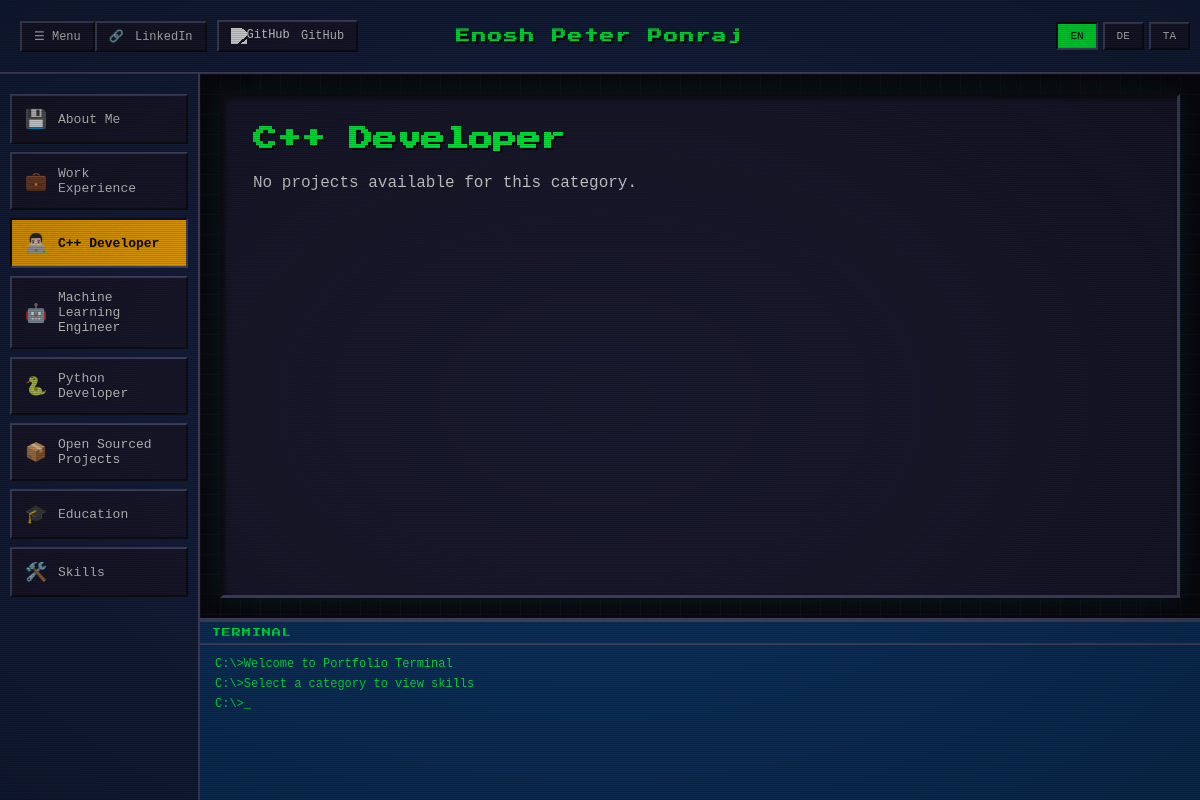
The page /?category=cpp-developer&lang=en on the database its author committed.
### profiles/models.py (models this page shows, shortened)
class Category(models.Model):
    CATEGORY_TYPES = [
        ('special', 'Special Category'),
        ('skill', 'Skill Category'),
    ]
    slug = models.SlugField(unique=True, max_length=50, help_text="Category identifier (e.g., 'about-me', 'cpp-developer')")
    category_type = models.CharField(max_length=10, choices=CATEGORY_TYPES, default='special')
    skills = models.TextField(blank=True, help_text="Skills text to display in console when this category is selected. Use bullet points or plain text.")
    name_en = models.CharField(max_length=100)
    name_de = models.CharField(max_length=100, blank=True)
    name_ta = models.CharField(max_length=100, blank=True)
    icon = models.CharField(max_length=50, blank=True, help_text="Icon emoji or identifier")
    order = models.IntegerField(default=0, help_text="Display order in navigation")
    class Meta:
        verbose_name_plural = "Categories"
        ordering = ['order', 'slug']

### profiles/views.py (the view, shortened to what this page needs)
# urls.py: path("", home_view, name="home"),
def home_view(request):
    if 'lang' in request.GET:
        lang = request.GET.get('lang')
        set_language_in_session(request, lang)
        category = request.GET.get('category', 'about-me')
    language = get_language_from_request(request)
    category_slug = request.GET.get('category', 'about-me')
    all_categories = Category.objects.all().order_by('order')
    profile = None
    category_obj = None
    try:
        category_obj = Category.objects.get(slug=category_slug)
        profile = category_obj.profiles.first()
    except Category.DoesNotExist:
        pass
    if not profile:
        profile = Profile.objects.all().first()
    if not profile:
        pass
    projects = Project.objects.all().order_by('id')
    content_data = {
        'category': category_slug,
        'language': language,
    }
    if category_slug == 'about-me':
        pass
    elif category_slug == 'education':
        content_data['category'] = 'education'
    elif category_slug == 'skills':
        content_data['category'] = 'skills'
        categories_with_skills = all_categories.filter(skills__isnull=False).exclude(skills='')
        content_data['categories_with_skills'] = categories_with_skills
    else:
        if category_obj:
            content_data['category'] = category_slug
            content_data['category_obj'] = category_obj
            if profile:
                content_data['projects'] = projects.filter(profiles=profile)
            else:
                content_data['projects'] = projects.none()  # Empty queryset if no profile
        else:
            content_data['category'] = category_slug
    profile_cv = None
    if profile:
        profile_cv = profile.get_cv(language)
        if not profile_cv:
            profile_cv = profile.cv_file
    context = {
        'profile': profile,
        'profile_cv': profile_cv,
        'categories': all_categories,
        'current_category': category_slug,
        'current_language': language,
        'content_data': content_data,
    }
    return render(request, "home.html", context)

### profiles/models.py (called while the page is built)
    def get_cv(self, language='en'):
        field_name = f'cv_file_{language}'
        cv_file = getattr(self, field_name, None)
        return cv_file or self.cv_file_en

### profiles/utils.py (called while the page is built)
def get_language_from_request(request):
    lang = request.GET.get('lang', None)
    if not lang:
        lang = request.session.get('language', None)
    valid_languages = [code for code, _ in settings.LANGUAGES]
    if lang not in valid_languages:
        lang = 'en'
    return lang

def set_language_in_session(request, language):
    valid_languages = [code for code, _ in settings.LANGUAGES]
    if language in valid_languages:
        request.session['language'] = language
        return True
    return False

### templates/home.html (shortened to what this page needs)
{% extends "base.html" %}
{% load static %}
{% block content %}
  {% if content_data.category == 'about-me' %}
    {% if profile %}
      <div class="about-me-container">
        <div class="about-me-content">
          <h1>{% if current_language == 'de' and profile.title_de %}{{ profile.title_de }}{% elif current_language == 'ta' and profile.title_ta %}{{ profile.title_ta }}{% else %}{{ profile.title_en }}{% endif %}</h1>
          {% if current_language == 'de' and profile.hero_statement_de %}
            <p><strong>{{ profile.hero_statement_de }}</strong></p>
          {% elif current_language == 'ta' and profile.hero_statement_ta %}
            <p><strong>{{ profile.hero_statement_ta }}</strong></p>
          {% elif profile.hero_statement_en %}
            <p><strong>{{ profile.hero_statement_en }}</strong></p>
          {% endif %}
          <p>{% if current_language == 'de' and profile.description_de %}{{ profile.description_de|linebreaks }}{% elif current_language == 'ta' and profile.description_ta %}{{ profile.description_ta|linebreaks }}{% else %}{{ profile.description_en|linebreaks }}{% endif %}</p>
        </div>
        {% if profile.profile_picture %}
          <div class="about-me-image">
            <img src="{{ profile.profile_picture.url }}" alt="Profile Picture" class="profile-picture">
          </div>
        {% endif %}
      </div>
    {% else %}
      <p>Profile content coming soon. Please add a profile in the admin.</p>
    {% endif %}
  {% elif content_data.category == 'education' %}
    <h1>Education</h1>
    <p>Education content coming soon...</p>
  {% else %}
    {% if content_data.category_obj %}
      <h1>{% if current_language == 'de' and content_data.category_obj.name_de %}{{ content_data.category_obj.name_de }}{% elif current_language == 'ta' and content_data.category_obj.name_ta %}{{ content_data.category_obj.name_ta }}{% else %}{{ content_data.category_obj.name_en }}{% endif %}</h1>
      {% if content_data.projects %}
        {% for project in content_data.projects %}
          <div class="project-card">
            <h3>{% if current_language == 'de' and project.title_de %}{{ project.title_de }}{% elif current_language == 'ta' and project.title_ta %}{{ project.title_ta }}{% else %}{{ project.title_en }}{% endif %}</h3>
            {% if project.date_from or project.date_to %}
              <p>
                <strong>Date:</strong>
                {% if project.date_from %}
                  {% if project.show_month_year_only %}{{ project.date_from|date:"M Y" }}{% else %}{{ project.date_from }}{% endif %}
                {% endif %}
                {% if project.date_from and project.date_to %} - {% endif %}
                {% if project.date_to %}
                  {% if project.show_month_year_only %}{{ project.date_to|date:"M Y" }}{% else %}{{ project.date_to }}{% endif %}
                {% endif %}
              </p>
            {% endif %}
            {% if current_language == 'de' and project.company_name_de %}
              <p>
                <strong>Company:</strong>
                {% if project.company_linkedin_url_de %}
                  <a href="{{ project.company_linkedin_url_de }}" target="_blank" rel="noopener noreferrer">{{ project.company_name_de }}</a>
                {% else %}
                  {{ project.company_name_de }}
                {% endif %}
              </p>
            {% elif current_language == 'ta' and project.company_name_ta %}
              <p>
                <strong>Company:</strong>
                {% if project.company_linkedin_url_ta %}
                  <a href="{{ project.company_linkedin_url_ta }}" target="_blank" rel="noopener noreferrer">{{ project.company_name_ta }}</a>
                {% else %}
                  {{ project.company_name_ta }}
                {% endif %}
              </p>
            {% elif project.company_name_en %}
              <p>
                <strong>Company:</strong>
                {% if project.company_linkedin_url_en %}
                  <a href="{{ project.company_linkedin_url_en }}" target="_blank" rel="noopener noreferrer">{{ project.company_name_en }}</a>
                {% else %}
                  {{ project.company_name_en }}
                {% endif %}
              </p>
            {% endif %}
            {% if project.github_url %}
              <a href="{{ project.github_url }}" target="_blank" class="btn-pixel" style="margin-top: 10px; display: inline-block;" rel="noopener noreferrer">
                View on GitHub
              </a>
            {% endif %}
            <div class="tech-stack">
              <strong>Tech Stack:</strong> {% if current_language == 'de' and project.tech_stack_de %}{{ project.tech_stack_de }}{% elif current_language == 'ta' and project.tech_stack_ta %}{{ project.tech_stack_ta }}{% else %}{{ project.tech_stack_en }}{% endif %}
            </div>
            <p>{% if current_language == 'de' and project.description_de %}{{ project.description_de|linebreaks }}{% elif current_language == 'ta' and project.description_ta %}{{ project.description_ta|linebreaks }}{% else %}{{ project.description_en|linebreaks }}{% endif %}</p>
          </div>
        {% endfor %}
      {% else %}
        <p>No projects available for this category.</p>
      {% endif %}
    {% else %}
      <h1>Category Not Found</h1>
      <p>The selected category could not be found.</p>
    {% endif %}
  {% endif %}
{% endblock %}

### templates/base.html (shortened to what this page needs)
<!DOCTYPE html>
<html lang="{{ current_language|default:'en' }}">
<head>
  {% load static %}
  <link rel="stylesheet" href="{% static 'css/retro.css' %}">
</head>
<body>
  <div class="crt-screen">
    <div class="top-bar">
      <button
        type="button"
        class="btn-pixel mobile-nav-toggle"
        id="mobile-nav-toggle"
        aria-controls="mobile-side-nav"
        aria-expanded="false"
        aria-label="Toggle category menu"
      >
        ☰ Menu
      </button>
      <div class="top-bar-left">
        {% if profile %}
          {% if profile.linkedin_url %}
            <a href="{{ profile.linkedin_url }}" target="_blank" class="btn-pixel" rel="noopener noreferrer">
              <span class="icon">🔗</span> LinkedIn
            </a>
          {% endif %}
          {% if profile.github_url %}
            <a href="{{ profile.github_url }}" target="_blank" class="btn-pixel" rel="noopener noreferrer">
              <img src="{% static 'images/github-icon.svg' %}" alt="GitHub" class="icon github-icon-img" style="width: 16px; height: 16px; vertical-align: middle;">
              GitHub
            </a>
          {% endif %}
        {% endif %}
      </div>
      <div class="top-bar-center">
        <h1 class="site-title">Enosh Peter Ponraj</h1>
      </div>
      <div class="top-bar-right">
        <div class="language-switcher">
          <a href="?lang=en{% if current_category %}&category={{ current_category }}{% endif %}"
             class="btn-lang {% if current_language == 'en' %}active{% endif %}">EN</a>
          <a href="?lang=de{% if current_category %}&category={{ current_category }}{% endif %}"
             class="btn-lang {% if current_language == 'de' %}active{% endif %}">DE</a>
          <a href="?lang=ta{% if current_category %}&category={{ current_category }}{% endif %}"
             class="btn-lang {% if current_language == 'ta' %}active{% endif %}">TA</a>
        </div>
      </div>
    </div>
    <div class="main-container">
      <nav class="side-nav" id="mobile-side-nav" aria-hidden="false">
        {% for category in categories %}
          <a href="?category={{ category.slug }}{% if current_language %}&lang={{ current_language }}{% endif %}"
             class="nav-item {% if current_category == category.slug %}active{% endif %}"
             data-category="{{ category.slug }}"
             data-has-skills="{% if category.skills and category.skills.strip %}true{% else %}false{% endif %}">
            <span class="nav-icon">{{ category.icon|default:'⚙️' }}</span>
            <span class="nav-text">{% if current_language == 'de' and category.name_de %}{{ category.name_de }}{% elif current_language == 'ta' and category.name_ta %}{{ category.name_ta }}{% else %}{{ category.name_en }}{% endif %}</span>
          </a>
        {% endfor %}
      </nav>
      <div class="right-panel">
        <main class="main-content">
          <div class="content-window">
            {% block content %}{% endblock %}
          </div>
        </main>
        <div class="console-container">
          <div class="console-title">Terminal</div>
          <div class="console-area">
            <div class="console-output" id="console-output">
            </div>
          </div>
        </div>
      </div>
    </div>
  </div>
</body>
</html>

### rows shown on the page
Category: icon "💾", name_en "About Me"
Category: icon "💼", name_en "Work Experience"
Category: icon "👨🏻‍💻", name_en "C++ Developer", category_obj.name_en "C++ Developer"
Category: icon "🤖", name_en "Machine Learning Engineer"
Category: icon "🐍", name_en "Python Developer"
Category: icon "📦", name_en "Open Sourced Projects"
Category: icon "🎓", name_en "Education"
Category: icon "🛠️", name_en "Skills"
